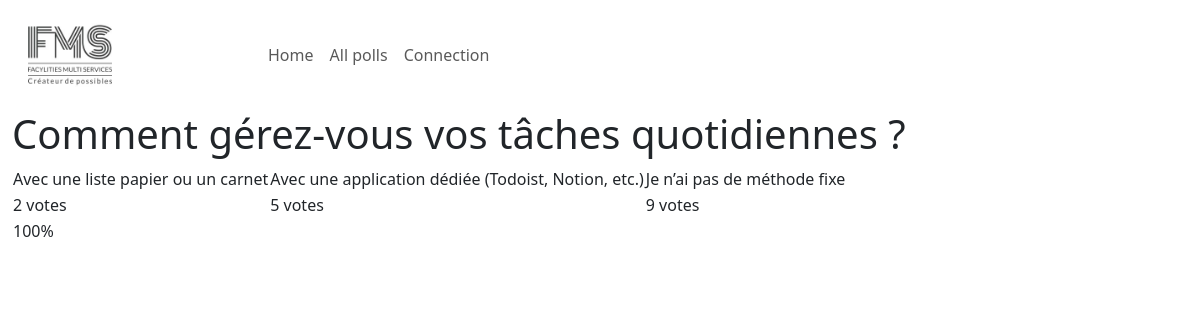
/polls/3/frequency/, run on an earlier commit of the app's database.
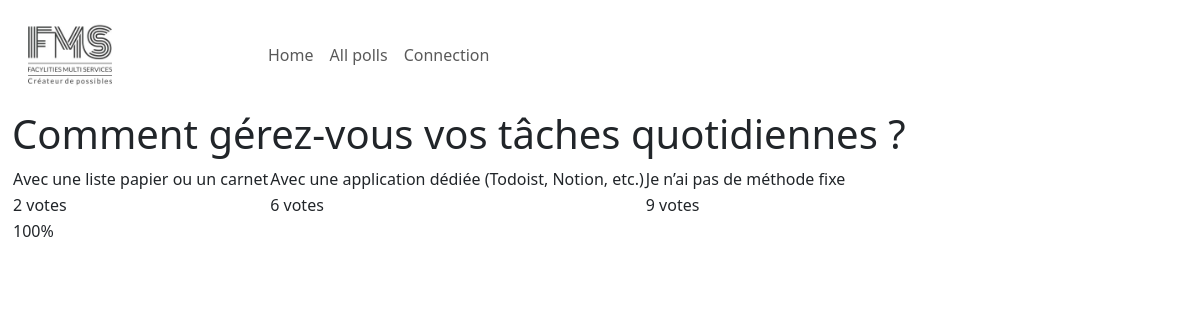
And on a later commit of the database.
### polls/models.py (models this page shows, shortened)
class Choice(models.Model):
    question = models.ForeignKey(Question, on_delete=models.CASCADE)
    choice_text = models.CharField(max_length=200)
    votes = models.IntegerField(default=0)

### polls/views.py (the view)
# urls.py: path("<int:question_id>/frequency/", views.frequency, name="frequency"),
def frequency(request: HttpRequest, question_id: int) -> HttpResponse:
    question = get_object_or_404(Question, pk=question_id)
    choices = question.get_choices()
    total = sum([x.votes for x in choices])
    frequency = [x.votes * 100 / total for x in choices]
    return render(
        request, "polls/frequency.html", {"question": question, "frequency": frequency}
    )

### polls/models.py (called while the page is built)
    def get_choices(self) -> Any:
        return Choice.objects.filter(id=self.id)

### polls/templates/polls/frequency.html (shortened to what this page needs)
{% extends "polls/base.html" %}
{% block content %}
{% if question %}
<h1>{{ question.question_text }}</h1>
<table>
  <tr>
    {% for choice in question.choice_set.all %}
    <td>{{ choice.choice_text }}</td>
    {% endfor %}
  </tr>
  <tr>
    {% for choice in question.choice_set.all %}
    <td>{{ choice.votes }} votes</td>
    {% endfor %}
  </tr>
  <tr>
    {% for f in frequency %}
    <td>{{ f|floatformat }}%</td>
    {% endfor %}
  </tr>
</table>
{% else %}
<p>No question are available.</p>
{% endif %}
{% endblock %}

What changed in the data, as far as the page shows it:
changed Choice "Avec une application dédiée (Todoist, Notion, etc.)": votes "5" → "6"
